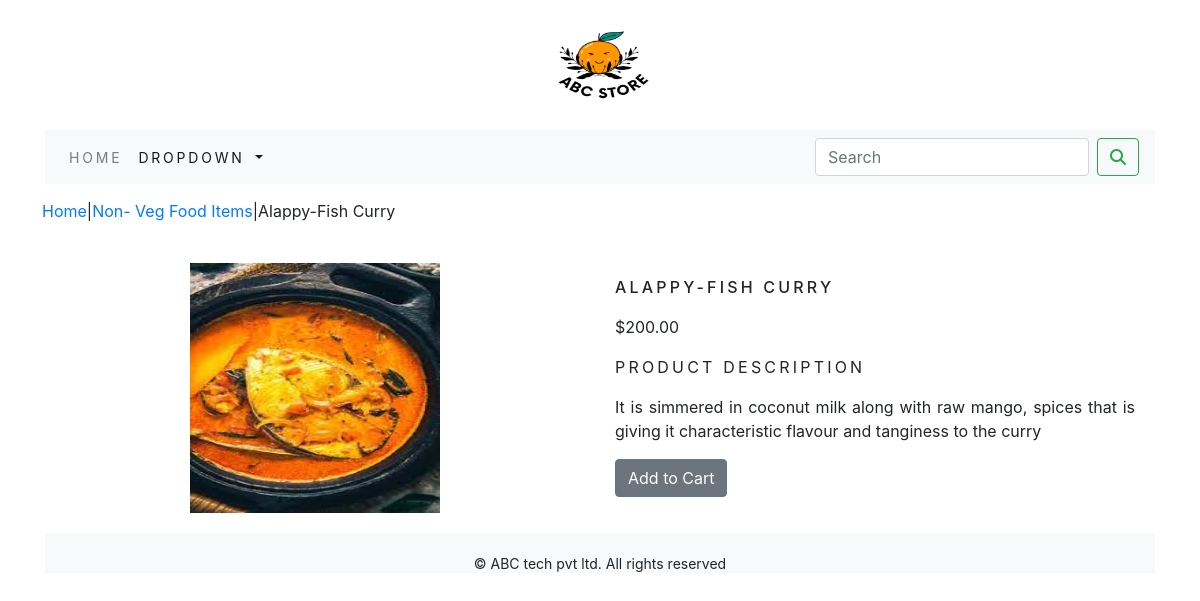
Page /ecommerceapp/non-veg-food-items/alappy-fish-curry/ on the committed database.
### ecommerceapp/models.py (models this page shows, shortened)
class Product(models.Model):
    name = models.CharField(max_length=250, unique=True)
    slug = models.SlugField(max_length=250, unique=True)
    desc = models.TextField(blank=True)
    price=models.DecimalField(max_digits=10,decimal_places=2)
    category=models.ForeignKey(Category,on_delete=models.CASCADE)
    img = models.ImageField(upload_to='product', blank=True)
    stock=models.IntegerField()
    available=models.BooleanField(default=True)
    created=models.DateTimeField(auto_now_add=True)
    updated=models.DateTimeField(auto_now=True)
    class Meta:
        ordering = ('name',)
        verbose_name = 'product'
        verbose_name_plural = 'products'

class Category(models.Model):
    name=models.CharField(max_length=250,unique=True)
    slug=models.SlugField(max_length=250,unique=True)
    desc=models.TextField(blank=True)
    img=models.ImageField(upload_to='category',blank=True)
    class Meta:
        ordering=('name',)
        verbose_name='category'
        verbose_name_plural='categories'
    def get_url(self):
        return reverse('ecommerceapp:product_by_category',args=[self.slug])
    def __str__(self):
        return '{}'.format(self.name)

### ecommerceapp/views.py (the view)
# urls.py: path('<slug:c_slug>/<slug:product_slug>/', views.proDetail, name='prodCatdetail'),
def proDetail(request,c_slug,product_slug):
    try:
        product=Product.objects.get(category__slug=c_slug,slug=product_slug)
    except Exception as e:
        raise e
    return render(request,'product.html',{'product':product})

### cart/context_processors.py (called while the page is built)
def counter(request):
    item_count=0
    if 'admin' in request.path:
        return {}
    else:
        try:
            cart=Cart.objects.filter(cart_id=_cart_id(request))
            cart_items=CartItem.objects.all().filter(cart=cart[:1])
            for cart_item in cart_items:
                item_count +=cart_item.quantity
        except Cart.DoesNotExist:
            item_count = 0
    return dict(item_count=item_count)

### cart/views.py (called while the page is built)
def _cart_id(request):
    cart=request.session.session_key
    if not cart:
        cart=request.session.create()
    return cart

### ecommerceapp/context_processors.py (called while the page is built)
def menu_link(request):
    links=Category.objects.all()
    return dict(links=links)

### templates/product.html (shortened to what this page needs)
{% extends 'base.html' %}
{% load static %}
{% block content %}
<div class="row my_prod_row_class">
  <div class="mx_auto">
    <p> <a href="{% url 'ecommerceapp:allprodcategory' %}">Home</a>|<a href="{{product.category.get_url}}">{{product.category}}</a>|{{product.name}} </p>
  </div>
<div class="container">
<br>
<div class="row">
    <div class="col-12 col-sm-12 col-md-12 col-lg-6 text-center">
        <div style="min-width:18rem">
           <img src="{{product.img.url}}" width="250px;" height="250px;" alt="{{product.name}}">
        </div>
    </div>
    <div class="col-12 col-sm-12 col-md-12 col-lg-6">
      <div>
      <h1 class="my_prod_title">{{product.name}}</h1>
      <p>${{product.price}}</p>
      <p class="my_title">Product Description</p>
      <p class="text-justify my_prod_text">{{product.desc}}</p>
      {% if product.stock <= 0 %}
        <p class="text-justify my_prod_text"><b>Out of Stock</b></p>
      {% else %}
        <a class="btn btn-secondary" href="{% url 'cart:add_cart' product.id %}">Add to Cart</a>
      {% endif %}
    </div>
  </div>
</div>
</div>
</div>
{% endblock %}

### static/css/custom.css (style rules this page uses)
body { font-family: 'Roboto', sans-serif; }
.my_title { font-size:16px; text-transform:uppercase; letter-spacing:.2em; }
.my_prod_row_class { padding-top:15px; padding-bottom:20px; }
.my_prod_title { font-size:16px; text-transform:uppercase; letter-spacing:.2em; padding-top:15px; padding-bottom:10px; }
.my_prod_text { padding-right:20px; }

### rows in the picture
Product: category "Non- Veg Food Items", name "Alappy-Fish Curry", img (picture), name "ALAPPY-FISH CURRY", price "200.00", desc "It is simmered in coconut milk along with raw mango, spices that is giving it characteristic flavour and tanginess to the curry"
